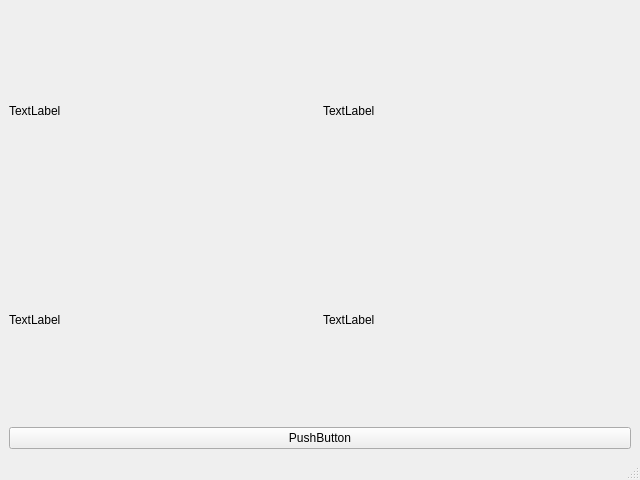
<?xml version="1.0" encoding="UTF-8"?>
<ui version="4.0">
 <class>MainWindow</class>
 <widget class="QMainWindow" name="MainWindow">
  <property name="geometry">
   <rect>
    <x>0</x>
    <y>0</y>
    <width>640</width>
    <height>480</height>
   </rect>
  </property>
  <property name="windowTitle">
   <string>MainWindow</string>
  </property>
  <widget class="QWidget" name="centralwidget">
   <layout class="QGridLayout" name="gridLayout_2">
    <item row="0" column="0">
     <layout class="QGridLayout" name="gridLayout">
      <item row="0" column="0">
       <layout class="QGridLayout" name="gridLayout_3">
        <item row="0" column="0">
         <widget class="QLabel" name="label">
          <property name="text">
           <string>TextLabel</string>
          </property>
         </widget>
        </item>
        <item row="0" column="1">
         <widget class="QLabel" name="label_2">
          <property name="text">
           <string>TextLabel</string>
          </property>
         </widget>
        </item>
        <item row="1" column="0">
         <widget class="QLabel" name="label_3">
          <property name="text">
           <string>TextLabel</string>
          </property>
         </widget>
        </item>
        <item row="1" column="1">
         <widget class="QLabel" name="label_4">
          <property name="text">
           <string>TextLabel</string>
          </property>
         </widget>
        </item>
       </layout>
      </item>
     </layout>
    </item>
    <item row="1" column="0">
     <widget class="QPushButton" name="pushButton">
      <property name="text">
       <string>PushButton</string>
      </property>
     </widget>
    </item>
   </layout>
  </widget>
  <widget class="QMenuBar" name="menubar">
   <property name="geometry">
    <rect>
     <x>0</x>
     <y>0</y>
     <width>640</width>
     <height>22</height>
    </rect>
   </property>
  </widget>
  <widget class="QStatusBar" name="statusbar"/>
 </widget>
 <resources/>
 <connections/>
</ui>
